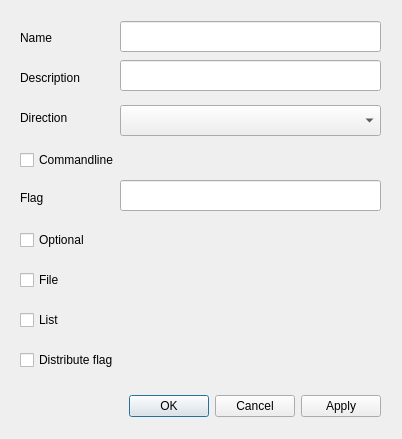
<?xml version="1.0" encoding="UTF-8"?>
<ui version="4.0">
 <class>Dialog</class>
 <widget class="QDialog" name="Dialog">
  <property name="geometry">
   <rect>
    <x>0</x>
    <y>0</y>
    <width>402</width>
    <height>439</height>
   </rect>
  </property>
  <property name="windowTitle">
   <string>Edit parameter</string>
  </property>
  <widget class="QDialogButtonBox" name="buttonBox">
   <property name="geometry">
    <rect>
     <x>100</x>
     <y>390</y>
     <width>281</width>
     <height>32</height>
    </rect>
   </property>
   <property name="orientation">
    <enum>Qt::Horizontal</enum>
   </property>
   <property name="standardButtons">
    <set>QDialogButtonBox::Apply|QDialogButtonBox::Cancel|QDialogButtonBox::Ok</set>
   </property>
  </widget>
  <widget class="QLabel" name="labelName">
   <property name="geometry">
    <rect>
     <x>20</x>
     <y>30</y>
     <width>62</width>
     <height>16</height>
    </rect>
   </property>
   <property name="text">
    <string>Name</string>
   </property>
  </widget>
  <widget class="QLabel" name="labelDescription">
   <property name="geometry">
    <rect>
     <x>20</x>
     <y>70</y>
     <width>81</width>
     <height>16</height>
    </rect>
   </property>
   <property name="text">
    <string>Description</string>
   </property>
  </widget>
  <widget class="QLabel" name="labelFlag">
   <property name="geometry">
    <rect>
     <x>20</x>
     <y>190</y>
     <width>62</width>
     <height>16</height>
    </rect>
   </property>
   <property name="text">
    <string>Flag</string>
   </property>
  </widget>
  <widget class="QLabel" name="labelDirection">
   <property name="geometry">
    <rect>
     <x>20</x>
     <y>110</y>
     <width>62</width>
     <height>16</height>
    </rect>
   </property>
   <property name="text">
    <string>Direction</string>
   </property>
  </widget>
  <widget class="QComboBox" name="comboBoxDirection">
   <property name="geometry">
    <rect>
     <x>120</x>
     <y>105</y>
     <width>261</width>
     <height>31</height>
    </rect>
   </property>
  </widget>
  <widget class="QCheckBox" name="checkBoxCommandline">
   <property name="geometry">
    <rect>
     <x>20</x>
     <y>150</y>
     <width>131</width>
     <height>20</height>
    </rect>
   </property>
   <property name="text">
    <string>Commandline</string>
   </property>
  </widget>
  <widget class="QCheckBox" name="checkBoxOptional">
   <property name="geometry">
    <rect>
     <x>20</x>
     <y>230</y>
     <width>131</width>
     <height>20</height>
    </rect>
   </property>
   <property name="text">
    <string>Optional</string>
   </property>
  </widget>
  <widget class="QCheckBox" name="checkBoxFile">
   <property name="geometry">
    <rect>
     <x>20</x>
     <y>270</y>
     <width>131</width>
     <height>20</height>
    </rect>
   </property>
   <property name="text">
    <string>File</string>
   </property>
  </widget>
  <widget class="QCheckBox" name="checkBoxList">
   <property name="geometry">
    <rect>
     <x>20</x>
     <y>310</y>
     <width>131</width>
     <height>20</height>
    </rect>
   </property>
   <property name="text">
    <string>List</string>
   </property>
  </widget>
  <widget class="QCheckBox" name="checkBoxDistributeFlag">
   <property name="geometry">
    <rect>
     <x>20</x>
     <y>350</y>
     <width>131</width>
     <height>20</height>
    </rect>
   </property>
   <property name="text">
    <string>Distribute flag</string>
   </property>
  </widget>
  <widget class="QLineEdit" name="textEditName">
   <property name="geometry">
    <rect>
     <x>120</x>
     <y>21</y>
     <width>261</width>
     <height>31</height>
    </rect>
   </property>
  </widget>
  <widget class="QLineEdit" name="textEditDescription">
   <property name="geometry">
    <rect>
     <x>120</x>
     <y>60</y>
     <width>261</width>
     <height>31</height>
    </rect>
   </property>
  </widget>
  <widget class="QLineEdit" name="textEditFlag">
   <property name="geometry">
    <rect>
     <x>120</x>
     <y>180</y>
     <width>261</width>
     <height>31</height>
    </rect>
   </property>
  </widget>
 </widget>
 <tabstops>
  <tabstop>textEditName</tabstop>
  <tabstop>textEditDescription</tabstop>
  <tabstop>comboBoxDirection</tabstop>
  <tabstop>checkBoxCommandline</tabstop>
  <tabstop>textEditFlag</tabstop>
  <tabstop>checkBoxOptional</tabstop>
  <tabstop>checkBoxFile</tabstop>
  <tabstop>checkBoxList</tabstop>
  <tabstop>checkBoxDistributeFlag</tabstop>
  <tabstop>buttonBox</tabstop>
 </tabstops>
 <resources/>
 <connections>
  <connection>
   <sender>buttonBox</sender>
   <signal>accepted()</signal>
   <receiver>Dialog</receiver>
   <slot>accept()</slot>
   <hints>
    <hint type="sourcelabel">
     <x>248</x>
     <y>254</y>
    </hint>
    <hint type="destinationlabel">
     <x>157</x>
     <y>274</y>
    </hint>
   </hints>
  </connection>
  <connection>
   <sender>buttonBox</sender>
   <signal>rejected()</signal>
   <receiver>Dialog</receiver>
   <slot>reject()</slot>
   <hints>
    <hint type="sourcelabel">
     <x>316</x>
     <y>260</y>
    </hint>
    <hint type="destinationlabel">
     <x>286</x>
     <y>274</y>
    </hint>
   </hints>
  </connection>
 </connections>
</ui>
